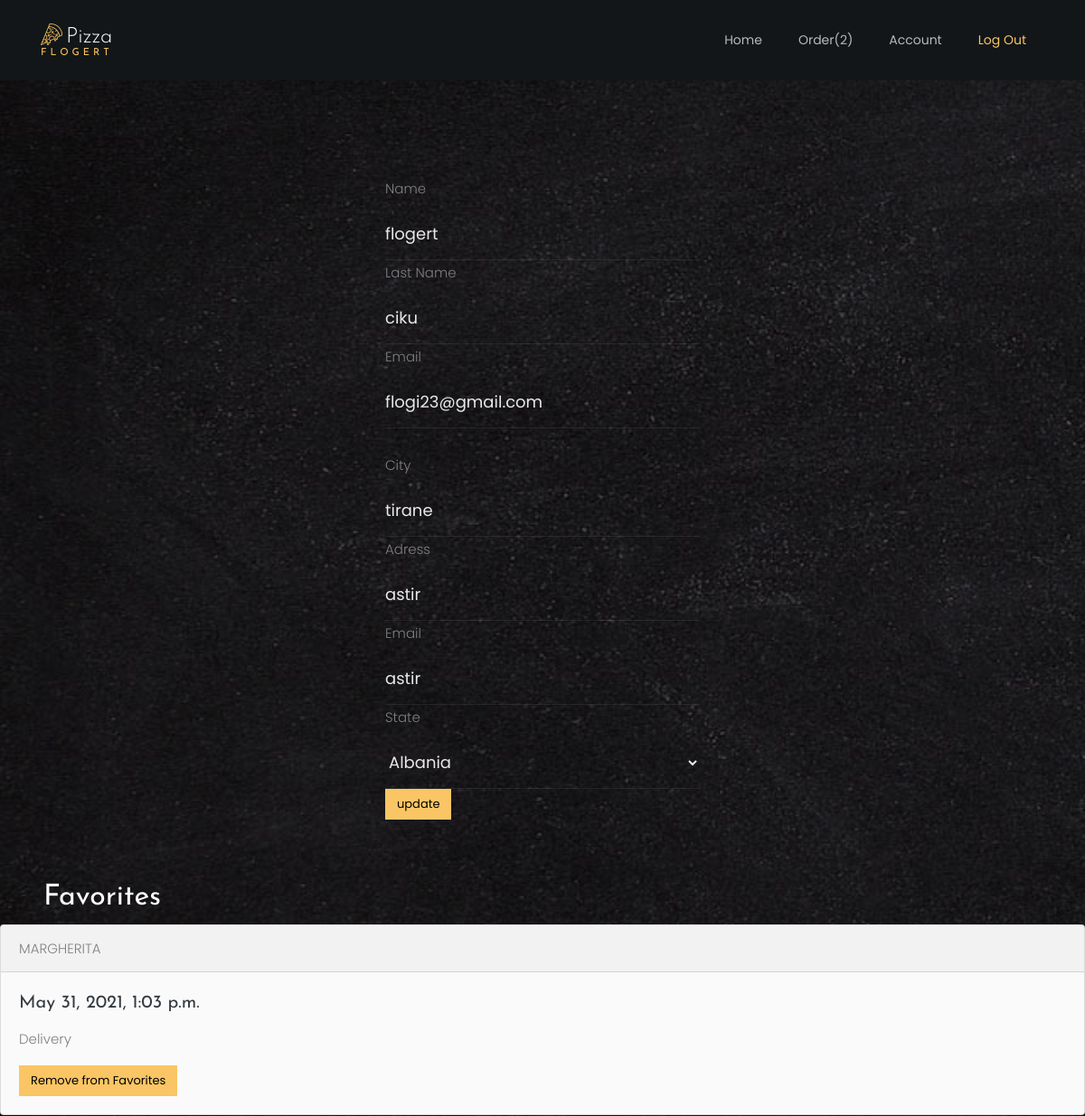
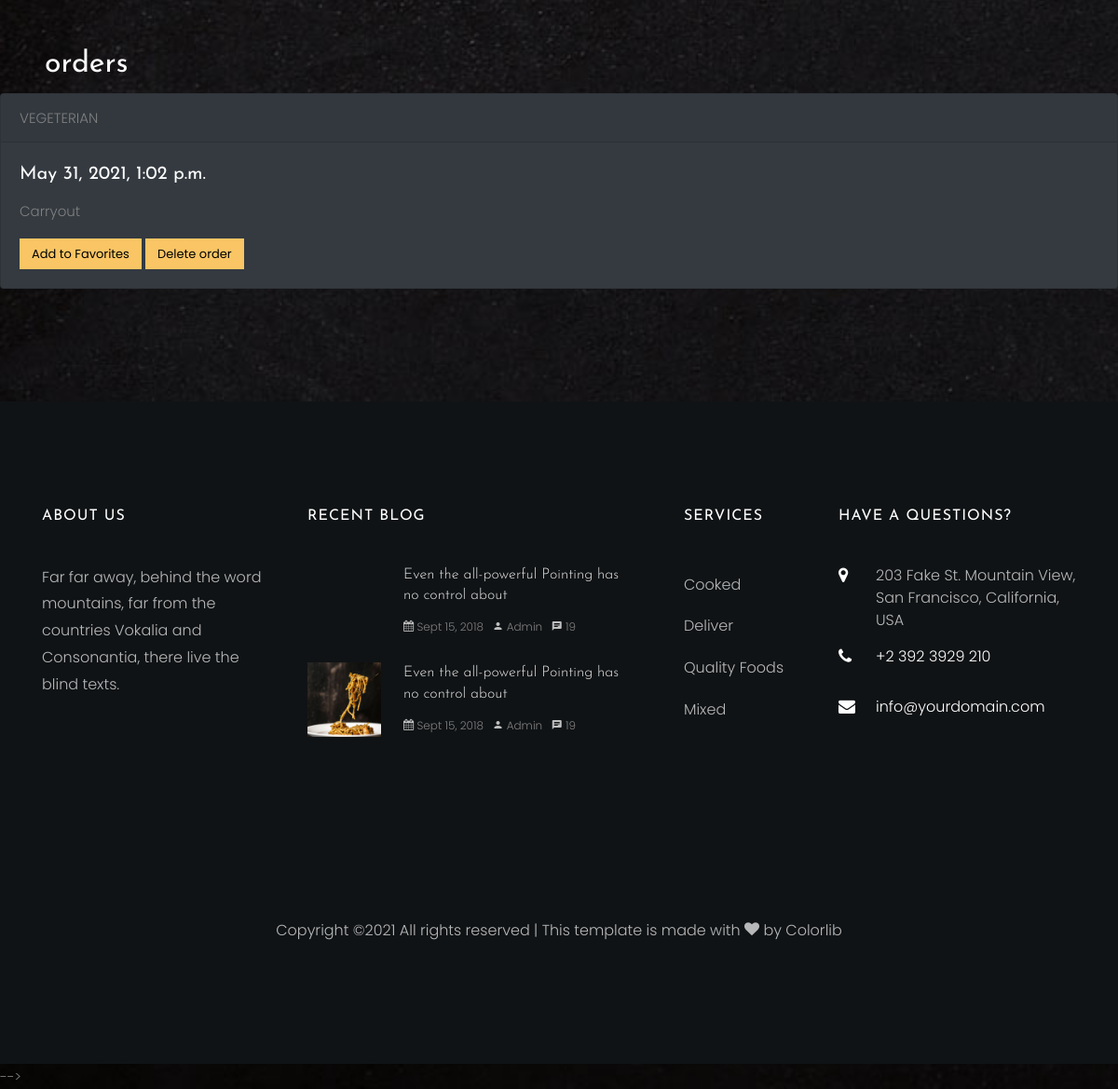
/user/edit (signed in), run on the app's committed database (2 pictures, top to bottom).
### myappfinal/models.py (models this page shows)
class User(models.Model):
    first_name = models.CharField(max_length = 60)
    email = models.CharField(max_length = 100 , unique=True)
    last_name = models.CharField(max_length = 60)
    city = models.CharField(max_length = 60)
    adress = models.CharField(max_length = 60)
    state = models.CharField(max_length = 60)
    password = models.CharField(max_length = 150)
    created_at = models.DateTimeField(auto_now_add = True)
    updated_at = models.DateTimeField(auto_now = True)
    objects = UserManager()

class Order(models.Model):
    CARRYOUT = "Carryout"
    DELIVERY = "Delivery"
    method_choices = [
        (CARRYOUT,"carryout"),
        (DELIVERY,"delivery")
    ]
    method = models.CharField(max_length=25,choices=method_choices,default=DELIVERY)
    qty=models.IntegerField(default=1)
    price=models.DecimalField(default=0,decimal_places=0,max_digits=6)
    user = models.ForeignKey(User, related_name="orders", on_delete = models.CASCADE)
    favorite = models.ForeignKey(User, related_name="favorites", on_delete = models.CASCADE,null=True)
    delivery_fee=models.IntegerField(default=0)
    created_at = models.DateTimeField(auto_now_add=True)
    updated_at = models.DateTimeField(auto_now=True)
    objects = UserManager()

class Pizza(models.Model):
    VEGGIE = "VEGETERIAN"
    PEPPERONI= "PEPPERONI"
    MARGHERITA = "MARGHERITA"
    BBQ="BARBEQUE"
    HAWAIIAN="HAWAIIAN"
    BUFFALO="BUFFALO"
    SUPREME="SUPREME"
    type_choices = [
        (VEGGIE,"veggie"),
        (PEPPERONI,"pepperoni"),
        (MARGHERITA,"margherita"),
        (BBQ,"bbq"),
        (HAWAIIAN,"hawaiian"),
        (BUFFALO,"buffalo"),
        (SUPREME,"supreme"),
    ]
    types = models.CharField(max_length=25,choices=type_choices,default=VEGGIE)
    LARGE = "LARGE"
    MEDIUM= "MEDIUM"
    SMALL = "SMALL"
    size_choices= [
        (LARGE,"large"),
        (MEDIUM,"medium"),
        (SMALL,"small"),
    ]
    size=models.CharField(max_length=25,choices=size_choices,default=MEDIUM)
    THIN_CRUST = "THIN CRUST"
    THICK_CRUST = "THICK CRUST"
    crust_choices=[
        (THIN_CRUST , "thin_crust"),
        (THICK_CRUST , "thick_crust"),
    ]
    crust=models.CharField(max_length=32,choices=crust_choices,default= THIN_CRUST)
    order=models.OneToOneField(
        Order,
        on_delete=models.CASCADE,
        related_name="pizza",
    )
    created_at = models.DateTimeField(auto_now_add=True)
    updated_at = models.DateTimeField(auto_now=True)

### myappfinal/views.py (the view)
# urls.py: path('user/edit', views.edit),
def edit(request):
    if 'user_id' not in request.session:
        return redirect('/')
    user = User.objects.get(id=request.session['user_id'])
    ids = []
    for i in user.favorites.all():
        ids.append(i.id)
    orders=Order.objects.filter(user=user)
    nonfavorites = orders.exclude(id__in=ids)
    context = {
        'user': user,
        'nonfavorites':nonfavorites
    }
    return render(request, 'userupdate.html', context)

### myappfinal/templates/userupdate.html (shortened to what this page needs)
{% extends 'main.html' %}
{% block content %}
<section class="ftco-section">
    <div class="container">
      <div class="col-lg-12">
    </div>
</div>
      <div class="row justify-content-center mb-5 pb-3">
        <div class="innter-form">
            <form class="sa-innate-form" method="POST" action="/user/update">
            <label>Name</label>
            <input type="text" name="name2" class="form-control"  value="{{user.first_name}}">
            <label>Last Name</label>
            <input type="text" name="lastname2" class="form-control"  value="{{user.last_name}}" >
            <label>Email</label>
            <input type="text"value="{{user.email}}" class="form-control"  name="email2"><br>
            <label>City</label>
            <input type="text" name="city2"value="{{user.city}}" class="form-control" >
            <label>Adress</label>
            <input type="text" name="adress2"value="{{user.adress}}" class="form-control" >
            <label>Email</label>
            <input type="text" name="email2"value="{{user.adress}}" class="form-control" >
            <label>State</label>
            <select name="state2" id="state"value="{{user.state}}" class="form-control" >
                <option class="form-control"  value="Albania">Albania</option>
            </select>
            <button type="submit"  class="btn btn-primary">update</button>
            </form>
            </div>
      </div>
      <div>
        <h2 class="ml-5">Favorites</h2>
        {%for order in user.favorites.all %}
        <div class="card bg-light  mb-5 ">
          <div class="card-header">
            {{order.pizza.types}}
          </div>
          <div class="card-body">
            <h5 class="card-title text-dark">{{order.created_at}}</h5>
            <p class="card-text">{{order.method}}</p>
            <a class="btn btn-primary" href="/favorite/remove/{{order.id}}">Remove from Favorites</a>
          </div>
        </div>
        {% endfor %}
            <h2 class="ml-5">orders  </h2>
            {%for order in nonfavorites.all %}
            <div class="card bg-dark mb-3 " >
              <div class="card-header">
                {{order.pizza.types}}
              </div>
              <div class="card-body">
                <h5 class="card-title">{{order.created_at}}</h5>
                <p class="card-text">{{order.method}}</p>
                <a class="btn btn-primary" href="/favorite/add/{{order.id}}">Add to Favorites</a>
                <a class="btn btn-primary" href="/favorite/delete/{{order.id}}">Delete order</a>
              </div>
            </div>
        {% endfor %}
      </div>
    </section>
{% endblock %}

### myappfinal/templates/main.html (shortened to what this page needs)
<!DOCTYPE html>
<html lang="en">
  <head>
        {% load static %}
    <link  href="{% static 'css/open-iconic-bootstrap.min.css' %}" rel="stylesheet">
    <link rel="stylesheet" href="{% static 'css/owl.carousel.min.css' %}">
    <link rel="stylesheet" href="{% static 'css/owl.theme.default.min.css' %}">
    <link rel="stylesheet" href="{% static 'css/magnific-popup.css' %}">
    <link rel="stylesheet" href="{% static 'css/animate.css' %}">
    <link rel="stylesheet" href="{% static 'css/aos.css' %}">
    <link rel="stylesheet" href="{% static 'css/ionicons.min.css' %}">
    <link rel="stylesheet" href="{% static 'css/bootstrap-datepicker.css' %}">
    <link rel="stylesheet" href="{% static 'css/jquery.timepicker.css' %}">
    <link rel="stylesheet" href="{% static 'css/flaticon.css' %}">
    <link rel="stylesheet" href="{% static 'css/icomoon.css' %}">
    <link rel="stylesheet" href="{% static 'css/style.css' %}">
  </head>
  <body>
    {% load static %}
  	<nav class="navbar navbar-expand-lg navbar-dark ftco_navbar bg-dark ftco-navbar-light" id="ftco-navbar">
	    <div class="container">
		      <a class="navbar-brand" href="/home"><span class="flaticon-pizza-1 mr-1"></span>Pizza<br><small>Flogert</small></a>
	      <div class="collapse navbar-collapse" id="ftco-nav">
	        <ul class="navbar-nav ml-auto">
	          <li class="nav-item "><a href="/home" class="nav-link">Home</a></li>
	          <li class="nav-item"><a href="/order/add" class="nav-link">Order({{user.orders.count}})</a></li>
	          <li class="nav-item"><a href="/user/edit" class="nav-link">Account</a></li>
	          <li class="nav-item active"><a href="/logout" class="nav-link">Log Out</a></li>
	        </ul>
	      </div>
		  </div>
	  </nav>
    {% block content %}
    {% endblock %}
    <footer class="ftco-footer ftco-section img">
      <div class="container">
        <div class="row mb-5">
          <div class="col-lg-3 col-md-6 mb-5 mb-md-5">
            <div class="ftco-footer-widget mb-4">
              <h2 class="ftco-heading-2">About Us</h2>
              <p>Far far away, behind the word mountains, far from the countries Vokalia and Consonantia, there live the blind texts.</p>
              <ul class="ftco-footer-social list-unstyled float-md-left float-lft mt-5">
              </ul>
            </div>
          </div>
          <div class="col-lg-4 col-md-6 mb-5 mb-md-5">
            <div class="ftco-footer-widget mb-4">
              <h2 class="ftco-heading-2">Recent Blog</h2>
              <div class="block-21 mb-4 d-flex">
                <a class="blog-img mr-4" style="background-image: url('staticimages/image_1.jpg');"></a>
                <div class="text">
                  <h3 class="heading"><a href="#">Even the all-powerful Pointing has no control about</a></h3>
                  <div class="meta">
                    <div><a href="#"><span class="icon-calendar"></span> Sept 15, 2018</a></div>
                    <div><a href="#"><span class="icon-person"></span> Admin</a></div>
                    <div><a href="#"><span class="icon-chat"></span> 19</a></div>
                  </div>
                </div>
              </div>
              <div class="block-21 mb-4 d-flex">
                <a class="blog-img mr-4" style="background-image: url('static/images/image_2.jpg' );"></a>
                <div class="text">
                  <h3 class="heading"><a href="#">Even the all-powerful Pointing has no control about</a></h3>
                  <div class="meta">
                    <div><a href="#"><span class="icon-calendar"></span> Sept 15, 2018</a></div>
                    <div><a href="#"><span class="icon-person"></span> Admin</a></div>
                    <div><a href="#"><span class="icon-chat"></span> 19</a></div>
                  </div>
                </div>
              </div>
            </div>
          </div>
          <div class="col-lg-2 col-md-6 mb-5 mb-md-5">
             <div class="ftco-footer-widget mb-4 ml-md-4">
              <h2 class="ftco-heading-2">Services</h2>
              <ul class="list-unstyled">
                <li><a href="#" class="py-2 d-block">Cooked</a></li>
                <li><a href="#" class="py-2 d-block">Deliver</a></li>
                <li><a href="#" class="py-2 d-block">Quality Foods</a></li>
                <li><a href="#" class="py-2 d-block">Mixed</a></li>
              </ul>
            </div>
          </div>
          <div class="col-lg-3 col-md-6 mb-5 mb-md-5">
            <div class="ftco-footer-widget mb-4">
            	<h2 class="ftco-heading-2">Have a Questions?</h2>
            	<div class="block-23 mb-3">
	              <ul>
	                <li><span class="icon icon-map-marker"></span><span class="text">203 Fake St. Mountain View, San Francisco, California, USA</span></li>
	                <li><a href="#"><span class="icon icon-phone"></span><span class="text">+2 392 3929 210</span></a></li>
	                <li><a href="#"><span class="icon icon-envelope"></span><span class="text">info@yourdomain.com</span></a></li>
	              </ul>
	            </div>
            </div>
          </div>
        </div>
        <div class="row">
          <div class="col-md-12 text-center">
            <p>
  Copyright &copy;<script>document.write(new Date().getFullYear());</script> All rights reserved | This template is made with <i class="icon-heart" aria-hidden="true"></i> by <a href="https://colorlib.com" target="_blank">Colorlib</a>
  </p>
          </div>
        </div>
      </div>
    </footer>
<script src="{% static 'js/checked' %}"></script> -->
  </body>
</html>

### myappfinal/static/css/icomoon.css (style rules this page uses)
[class^="icon-"], [class*=" icon-"] { font-family: 'icomoon' !important; speak: none; font-style: normal; font-weight: normal; font-variant: normal; text-transform: none; line-height: 1; -webkit-font-smoothing: antialiased; -moz-osx-font-smoothing: grayscale; }
.icon-heart:before { content: "\f004"; }
.icon-map-marker:before { content: "\f041"; }
.icon-calendar:before { content: "\f073"; }
.icon-phone:before { content: "\f095"; }
.icon-envelope:before { content: "\f0e0"; }
.icon-chat:before { content: "\e0b7"; }
.icon-person:before { content: "\e7fd"; }

### data on the page
User: orders.count "2", name2 "flogert", lastname2 "ciku", state2 "Albania"
Order: pizza.types "MARGHERITA", created_at "May 31, 2021, 1:03 p.m.", method "Delivery"
Order: pizza.types "VEGETERIAN", created_at "May 31, 2021, 1:02 p.m.", method "Carryout"
